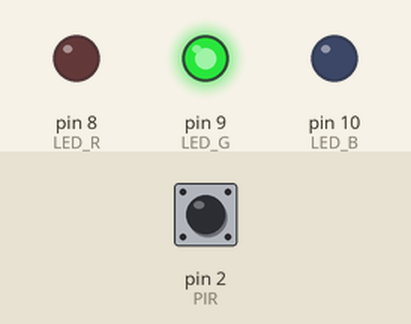
This sketch was run on a simulated Arduino Uno, built with avr-gcc and run on an emulated ATmega328P. Parts: output pins drawn as LEDs (lit = HIGH). The inputs (shaded band) are chosen by the test bench; at power-on: pin 2 (PIR) LOW.

Above: at 1.2 s.
1.3 s: pin 2 (PIR) pulsed HIGH 5 times (0.12 s each, 0.3 s apart)
At 3.1 s:
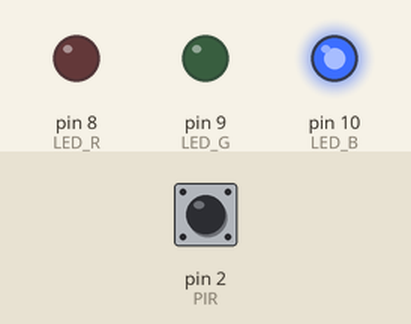
4.3 s: pin 2 (PIR) driven HIGH
At 5.0 s:
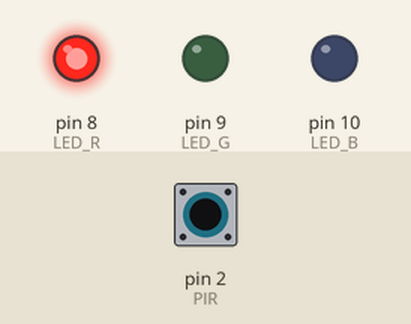
Timing chart, 0 to 7.3 s (numbered marks = the images above; inputs shaded):
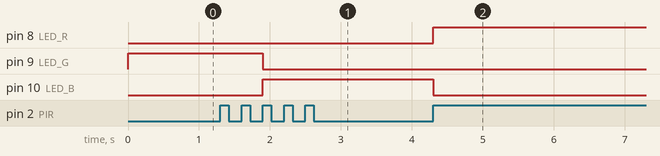

Measured:
- after the input at 1.3 s, pin 9 (LED_G): HIGH → LOW after 0.60 s; pin 10 (LED_B): LOW → HIGH after 0.60 s
- after the input at 4.3 s, pin 8 (LED_R): LOW → HIGH at once; pin 10 (LED_B): HIGH → LOW at once

The sketch:

arduino13.6.ino
```cpp
#define LED_R 8
#define LED_G 9
#define LED_B 10
#define LED_SYG 13
#define PIR 2

volatile int ileRazy = 0;

void setup() {
  pinMode(LED_R, OUTPUT); //Poszczególne piny sterujące diodą jako wyjścia
  pinMode(LED_G, OUTPUT);
  pinMode(LED_B, OUTPUT);


  pinMode(PIR, INPUT); //PIR jako wejście

  digitalWrite(LED_R, LOW);
  digitalWrite(LED_G, HIGH);
  digitalWrite(LED_B, LOW);

  attachInterrupt(digitalPinToInterrupt(PIR), alarm, RISING); // Przerwanie reagujące na zbocze rosnące
}

void loop() {
  if (ileRazy < 3) { // Akceptowalnie - kolor zielony
    digitalWrite(LED_R, LOW);
    digitalWrite(LED_G, HIGH);
    digitalWrite(LED_B, LOW);
  } else if (ileRazy < 6) { //Zaczyna być groźnie - kolor niebieski
    digitalWrite(LED_R, LOW);
    digitalWrite(LED_G, LOW);
    digitalWrite(LED_B, HIGH);
  } else { //Alarm - ponad 6 razy wykryto ruch - kolor czerwony
    digitalWrite(LED_R, HIGH);
    digitalWrite(LED_G, LOW);
    digitalWrite(LED_B, LOW);
  }
}

void alarm() { //Przerwanie
  ileRazy++; //Wykryto kolejny alarm
}
```
